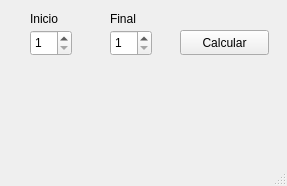
<?xml version="1.0" encoding="UTF-8"?>
<ui version="4.0">
 <class>MainWindow</class>
 <widget class="QMainWindow" name="MainWindow">
  <property name="geometry">
   <rect>
    <x>0</x>
    <y>0</y>
    <width>287</width>
    <height>186</height>
   </rect>
  </property>
  <property name="windowTitle">
   <string>MainWindow</string>
  </property>
  <widget class="QWidget" name="centralwidget">
   <widget class="QPushButton" name="pushButton">
    <property name="geometry">
     <rect>
      <x>180</x>
      <y>30</y>
      <width>89</width>
      <height>25</height>
     </rect>
    </property>
    <property name="text">
     <string>Calcular</string>
    </property>
   </widget>
   <widget class="QLabel" name="label">
    <property name="geometry">
     <rect>
      <x>30</x>
      <y>10</y>
      <width>41</width>
      <height>17</height>
     </rect>
    </property>
    <property name="text">
     <string>Inicio</string>
    </property>
   </widget>
   <widget class="QLabel" name="label_2">
    <property name="geometry">
     <rect>
      <x>110</x>
      <y>10</y>
      <width>31</width>
      <height>17</height>
     </rect>
    </property>
    <property name="text">
     <string>Final</string>
    </property>
   </widget>
   <widget class="QLabel" name="label_3">
    <property name="geometry">
     <rect>
      <x>20</x>
      <y>90</y>
      <width>241</width>
      <height>17</height>
     </rect>
    </property>
    <property name="text">
     <string/>
    </property>
   </widget>
   <widget class="QSpinBox" name="spinBox">
    <property name="geometry">
     <rect>
      <x>30</x>
      <y>30</y>
      <width>42</width>
      <height>26</height>
     </rect>
    </property>
    <property name="minimum">
     <number>1</number>
    </property>
    <property name="maximum">
     <number>9</number>
    </property>
   </widget>
   <widget class="QSpinBox" name="spinBox_2">
    <property name="geometry">
     <rect>
      <x>110</x>
      <y>30</y>
      <width>42</width>
      <height>26</height>
     </rect>
    </property>
    <property name="minimum">
     <number>1</number>
    </property>
    <property name="maximum">
     <number>9</number>
    </property>
   </widget>
  </widget>
  <widget class="QMenuBar" name="menubar">
   <property name="geometry">
    <rect>
     <x>0</x>
     <y>0</y>
     <width>287</width>
     <height>22</height>
    </rect>
   </property>
  </widget>
  <widget class="QStatusBar" name="statusbar"/>
 </widget>
 <resources/>
 <connections/>
</ui>
